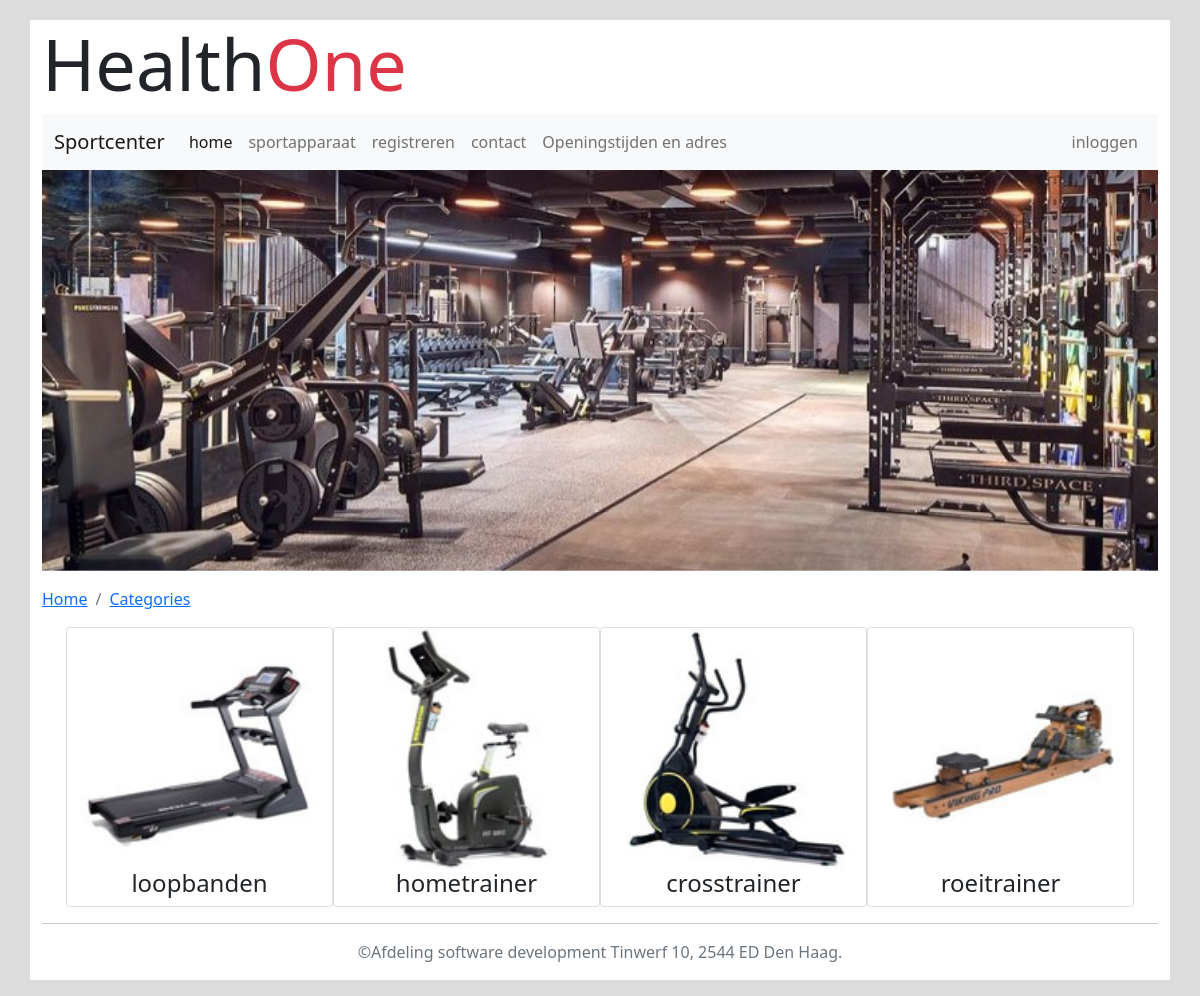
The page /categories on the database its author committed.
### tables this page shows
CREATE TABLE `category` (
  `id` int(11) NOT NULL,
  `category_name` varchar(255) NOT NULL,
  `picture` varchar(255) NOT NULL
);

### Modules/Categories.php (called while the page is built, shortened)
<?php
include_once ("../Modules/Database.php");
function getCategories() {
    global $pdo;
    $query = $pdo->prepare('SELECT * FROM category');
    $query->execute();
    $categories = $query->fetchAll(PDO::FETCH_CLASS);
    return $categories;
}

### Templates/categories.php (the view)
<!DOCTYPE html>
<html>
<?php
include_once('defaults/head.php');
?>
<body>
<div class="container">
    <?php
    include_once('defaults/header.php');
    include_once('defaults/menu.php');
    include_once('defaults/pictures.php');
    ?>
    <nav aria-label="breadcrumb">
        <ol class="breadcrumb">
            <li class="breadcrumb-item"><a href="/home">Home</a></li>
            <li class="breadcrumb-item"><a href="/categories">Categories</a></li>
        </ol>
    </nav>
    <?php
    $categories=getCategories();
    echo "<div class='container m-auto row'>";
    global $categories;
    foreach ($categories as $category){
        echo "<div class='card col-lg-3'>";
        echo "<a href='/category/$category->id'>";
        echo "<img class='card-img' src='$category->picture'>";
        echo "</a>";
        echo "<h4 class='text-center'>$category->category_name</h4>";
        echo "</div>";
    }
    echo "</div>";
    ?>
    <hr>
    <?php
    include_once('defaults/footer.php');
    ?>
</div>
</body>
</html>

### public/css/style.css (style rules this page uses)
body { background-color: gainsboro }
.container { background-color: white; }

### rows shown on the page
category: picture (picture), category_name "loopbanden"
category: picture (picture), category_name "hometrainer"
category: picture (picture), category_name "crosstrainer"
category: picture (picture), category_name "roeitrainer"
